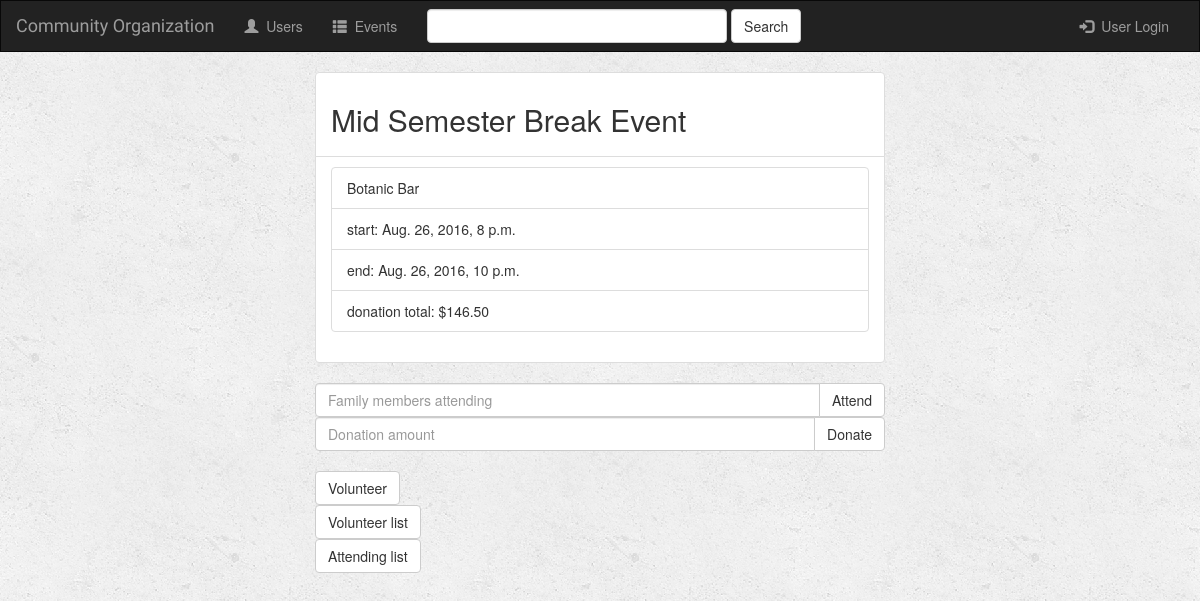
The app's page /events/1/ with its own data.
### events/models.py (models this page shows, shortened)
class Event(models.Model):
    event_name = models.CharField(max_length=100)
    event_location = models.CharField(max_length=500)
    event_cost = models.DecimalField(max_digits=7, decimal_places=2, default=0.0)
    start_date = models.DateTimeField('start date')
    end_date = models.DateTimeField('end date')

### events/views.py (the view)
# urls.py: url(r'^(?P<event_id>[0-9]+)/$', views.event_view, name='event_view'),
def event_view(request, event_id):
    try:
        event = Event.objects.get(id=event_id)
        donation = event_donation_total(event)
        is_attending = None
        is_volunteering = None
        if request.user.is_authenticated:
            data = UserData.objects.get(user=request.user)
            is_attending = Event.objects.filter(userattending__user=data, id=event_id).exists()
            is_volunteering = Event.objects.filter(userdata__user=request.user).exists()
    except Event.DoesNotExist:
        raise Http404("Event does not exist")
    context = {
        'event': event,
        'donation': donation,
        'user': request.user,
        'is_attending': is_attending,
        'is_volunteering': is_volunteering,
    }
    return render(request, 'events/eventPage.html', context)

### events/utils.py (called while the page is built)
def event_donation_total(event):
	donations = 0
	for event_donation in UserDonation.objects.filter(event=event):
		donations += event_donation.donation
	return donations

### events/templates/events/eventPage.html (shortened to what this page needs)
{% extends 'events/base.html' %}
{% block body %}
    <div class="container-fluid">
        <div class="row">
            <div class="col-md-6 col-md-offset-3">
                <ul class="list-group">
                    <li class="list-group-item"><h2 class="form-signin-heading">{{ event.event_name }}</h2></li>
                    <li class="list-group-item">
                        <ul class="list-group">
                            <li class="list-group-item">{{ event.event_location }}</li>
                            <li class="list-group-item">start: {{ event.start_date }}</li>
                            <li class="list-group-item">end: {{ event.end_date }}</li>
                            <li class="list-group-item">donation total: ${{ donation }}</li>
                        </ul>
                    </li>
                </ul>
            </div>
        </div>
        <div class="row">
            <div class="col-md-6 col-md-offset-3">
                <form action="{% url 'event_attend_view' event.id %}" method="post" class="form">
                    <div class="input-group">
                        <input type="number" name="amount" class="form-control"
                               placeholder="Family members attending"><br>
                        <span class="input-group-btn">
    					<button type="submit" name="submit" class="btn btn-default">Attend</button>
    				</span>
                    </div>
                </form>
                <form action="{% url 'event_donate_view' event.id %}" method="post" class="form">
                    <div class="input-group">
                        <input type="number" step="0.01" name="amount" class="form-control"
                               placeholder="Donation amount"><br>
                        <span class="input-group-btn">
					    <button type="submit" name="submit" class="btn btn-default">Donate</button>
				    </span>
                    </div>
                </form>
                <form action="{% url 'event_volunteer_view' event.id %}">
                    <button type="submit" name="submit" class="btn btn-default">Volunteer</button>
                </form>
                <form action="{% url 'event_volunteer_list_view' event.id %}">
                    <button type="submit" name="submit" class="btn btn-default">Volunteer list</button>
                </form>
                <form action="{% url 'event_attendee_list_view' event.id %}">
                    <button type="submit" name="submit" class="btn btn-default">Attending list</button>
                </form>
            </div>
        </div>
    </div>
{% endblock %}

### events/static/style.css (style rules this page uses)
body { background: white url("images/background.png"); }

### events/static/custom_style.css (style rules this page uses)
* { margin: 0; padding: 0; }

### records on screen
Event: event_name "Mid Semester Break Event", event_location "Botanic Bar", start_date "Aug. 26, 2016, 8 p.m.", end_date "Aug. 26, 2016, 10 p.m."

### other values on screen
{{ donation }} "146.50"
